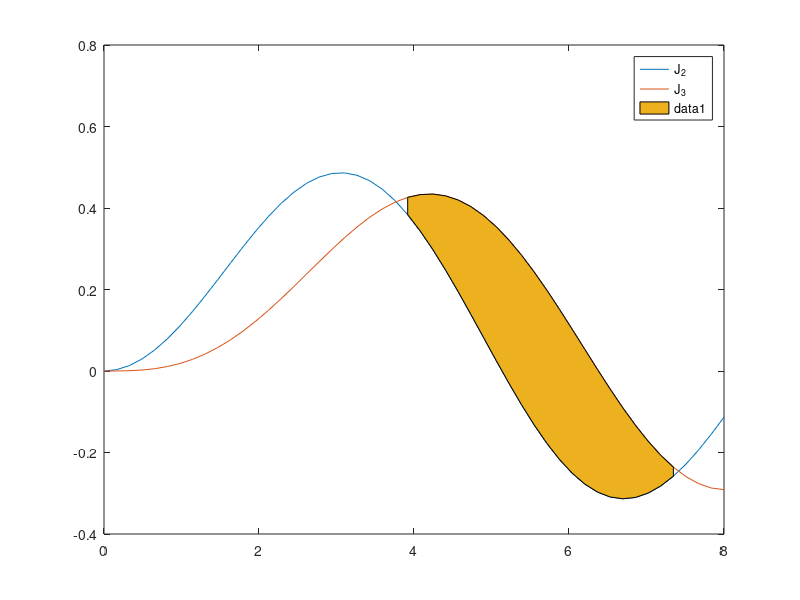

MATLAB code to generate this figure: (Note: this script raises an error after producing the figure.)
% October 15 2015


%% Fill Between
% One question I'm often asked is how to fill the area between two plotted
% curves. It is possible to do this, but it involves some details which
% aren't obvious, so let's walk through what's involved.
%
% First we need a simple example. I'm going to plot these two Bessel
% functions.
%
x = linspace(0,8,50);
y1 = besselj(2,x);
y2 = besselj(3,x);
plot(x,y1)
hold on
plot(x,y2)
hold off
legend('J_2','J_3')

%%
% I want to highlight all of the areas where the value of 3rd Bessel function 
% is larger than the value of the 2nd. In other words, I want to fill the 
% area above the blue curve and below the red curve.
%
% To fill an area, we're going to want to use the <http://www.mathworks.com/help/matlab/ref/fill.html fill function>. 
% This function takes three arguments: X, Y, and Color. We can get these
% from our data by building a mask of the locations where y2 > y1. Our Y
% values are going to be the Y's from each of the two curves at the
% locations in that mask. And we'll need two copies of the X. We also need
% to flip the second half because fill is going to go left to right along
% the bottom, and right to left along the top.
%
mask = y2 > y1;
fx = [x(mask), fliplr(x(mask))];
fy = [y1(mask), fliplr(y2(mask))];
hold on
fill_color = [.929 .694 .125];
fh = fill(fx,fy,fill_color);
hold off

%%
% That's a start, but we can see some issues. The fill is drawing a black
% line over the curves. We can get rid of that by setting its EdgeColor to
% none.
%
fh.EdgeColor = 'none';

%%
% But that still doesn't look right. What's happening is that the fill is
% on top of the curves. We can see that more clearly if we make our lines
% wider.
%
set(findobj(gca,'Type','line'),'LineWidth',3);

%%
% To fix that, we need to move it to the back. We can do that with
% the <http://www.mathworks.com/help/matlab/ref/uistack.html uistack function>.
%
uistack(fh,'bottom')


%%
% But we still have some work to do. Look at the little missing piece between X=3
% and X=4. And it looks even worse if we zoom out.
cla
x = linspace(0,4*pi,50);
y1 = besselj(2,x);
y2 = besselj(3,x);
plot(x,y1)
hold on
plot(x,y2)
legend('J_2','J_3')
xlim([0 inf])

mask = y2 > y1;
fx = [x(mask), fliplr(x(mask))];
fy = [y1(mask), fliplr(y2(mask))];
fill_color = [.929 .694 .125];
fh = fill(fx,fy,fill_color);
fh.EdgeColor = 'none';
uistack(fh,'bottom')
hold off


%% 
% These two problems are happening because the two curves cross in between values
% in our data. We need to do interpolation to find the point where they
% cross and add that intersection point to the fill. They intersect at
% X=3.7689, but the nearest x value we have in the plot is 3.8468. 
% This means that we need to do interpolation between the data values to
% figure out exactly where the lines cross so that we can put an accurate
% end on our filled area.
%
% Let's get rid of that fill, and create a pair of helper functions for
% doing linear interpolation.
%
delete(fh)

hold on
output = [];
% Calculate t in range [0 1]
calct = @(n) (n(3,1)-n(2,1))/(n(3,1)-n(2,1)-n(3,2)+n(2,2));
% Generate interpolated X and Y values
interp = @(t,n) n(:,1) + t*(n(:,2) - n(:,1));

%%
% Now we loop over the values and
% copy the ones where y2 > y1. But as we do that, we look for the places
% where the lines cross. When we find one, we do linear interpolation to
% find the crossing point, and we add that to the points we're saving. The 
% result looks like this:
%
for i=1:length(x)
    % If y2 is below y1, then we don't need to add this point.
	if y2(i) <= y1(i)
        % But first, if that wasn't true for the previous point, then add the
        % crossing.
        if i>1 && y2(i-1) > y1(i-1)
            neighborhood = [x(i-1), x(i); y1(i-1), y1(i); y2(i-1), y2(i)];
            t = calct(neighborhood);
            output(:,end+1) = interp(t,neighborhood);
        end
    else
    % Otherwise y2 is above y1, and we do need to add this point. But first
    % ...
        % ... if that wasn't true for the previous point, then add the 
        % crossing.
        if i>1 && y2(i-1) <= y1(i-1)
            neighborhood = [x(i-1), x(i); y1(i-1), y1(i); y2(i-1), y2(i)];
            t = calct(neighborhood);
            output(:,end+1) = interp(t,neighborhood);
        end
        
        % add this point.
        output(:,end+1) = [x(i); y2(i); y1(i)];
    end
end

%%
% At this point we have an X array and two Y arrays (one for the top and
% one for the bottom), just like we did before. But they have those
% crossing points inserted in the correct places.
%
xout = output(1,:);
topout = output(2,:);
botout = output(3,:);
fh = fill([xout fliplr(xout)],[botout fliplr(topout)],fill_color);
fh.EdgeColor = 'none';
uistack(fh,'bottom')
hold off

%%
% That looks much better. 
%
% We can easily put that into a function that we can reuse with other
% plots, like this one:
%
theta = linspace(-2*pi,2*pi,150);
c = cos(theta);
s = sin(theta);
plot(theta,c,'--')
hold on
plot(theta,s,':')
hf = fill_between(theta,c,s);
hf.FaceColor = [.875 .875 .875];
axis tight
hold off

%%
% ... or this one:
y1 = sin(theta)  ./ theta;
y2 = sin(2*theta) ./ theta;
hl = plot(theta,[y1; y2]);
hf = fill_between(theta,y1,y2);
set(hl,'LineWidth',3)
axis tight

%%
% You can even switch the inputs to color the other regions.
hf(2) = fill_between(theta,y2,y1);
hf(2).FaceColor = [.466 .674 .188];

%%
% But maybe a bit of a white border between the curves and the fills would
% make it look nicer.
%
htmp = [copyobj(hl(1),gca), copyobj(hl(2),gca)];
set(htmp,'LineWidth',5,'Color','white')
uistack(htmp,'down')
uistack(htmp,'down')

%%
% Once you know the basic idea, you can probably extend this to do lots of
% other interesting tricks.


%%
% _Copyright 2015 The MathWorks, Inc._

